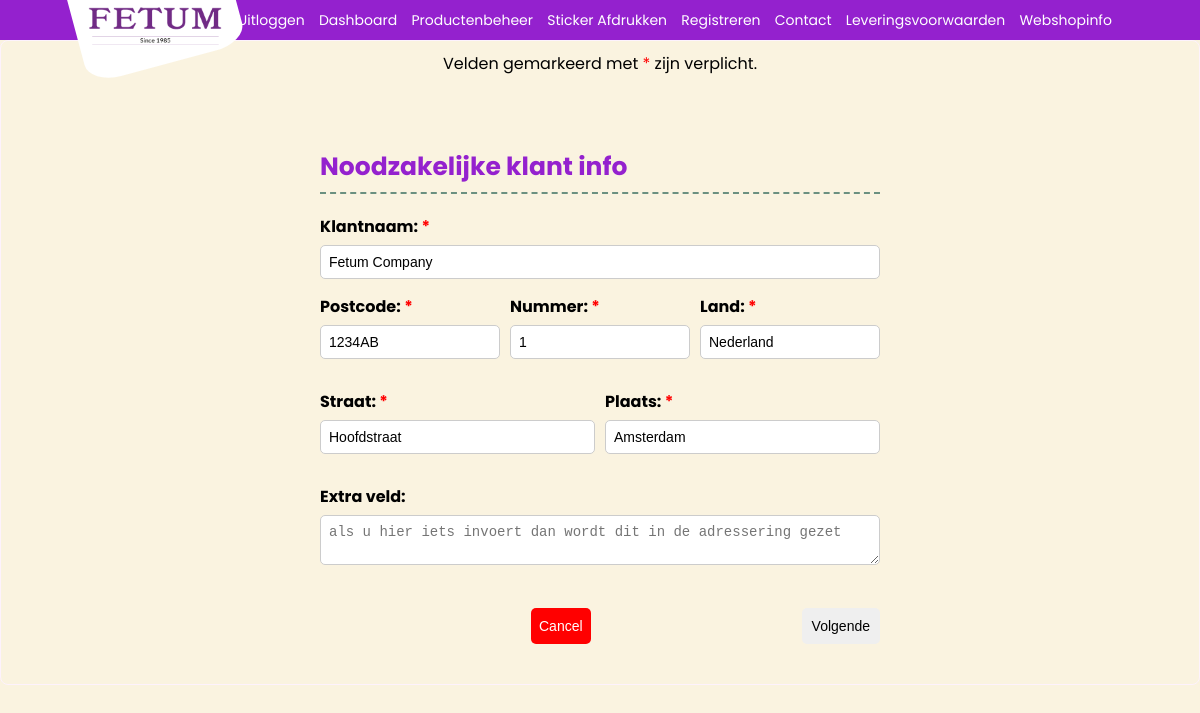
/klantForm.php?edit=1&klant_id=2 (signed in), run on the app's committed database.
### tables this page shows
CREATE TABLE `klanten` (
  `id` int NOT NULL,
  `naam` varchar(100) NOT NULL,
  `straat` varchar(100) NOT NULL,
  `nummer` varchar(20) NOT NULL,
  `postcode` varchar(20) NOT NULL,
  `plaats` varchar(100) NOT NULL,
  `extra_veld` text,
  `algemeen_telefoonnummer` varchar(20) DEFAULT NULL,
  `algemene_email` varchar(150) DEFAULT NULL,
  `website` varchar(255) DEFAULT NULL,
  `factuur_email` varchar(150) DEFAULT NULL,
  `factuur_extra_info` text,
  `factuur_straat` varchar(100) DEFAULT NULL,
  `factuur_nummer` varchar(20) DEFAULT NULL,
  `factuur_postcode` varchar(20) DEFAULT NULL,
  `factuur_plaats` varchar(100) DEFAULT NULL,
  `aflever_straat` varchar(100) DEFAULT NULL,
  `aflever_nummer` varchar(20) DEFAULT NULL,
  `aflever_postcode` varchar(20) DEFAULT NULL,
  `aflever_plaats` varchar(100) DEFAULT NULL,
  `aangemaakt_op` timestamp NULL DEFAULT CURRENT_TIMESTAMP,
  `land` varchar(50) NOT NULL DEFAULT 'Nederland'
);

### klantForm.php (the view, shortened to what this page needs)
<?php
$action = "registreer.php";
$klantData = [
    "naam" => "",
    "straat" => "",
    "nummer" => "",
    "postcode" => "",
    "plaats" => "",
    "land" => "Nederland",
    "extra_veld" => "",
    "voornaam" => "",
    "achternaam" => "",
    "geslacht" => "",
    "email" => "",
    "algemeen_telefoonnummer" => "",
    "algemene_email" => "",
    "website" => "",
    "factuur_email" => "",
    "factuur_extra_info" => "",
    "factuur_straat" => "",
    "factuur_nummer" => "",
    "factuur_postcode" => "",
    "factuur_plaats" => "",
    "aflever_straat" => "",
    "aflever_nummer" => "",
    "aflever_postcode" => "",
    "aflever_plaats" => ""
];
if (isset($_GET['edit']) && $_GET['edit'] == 1) {
    $action = "updateKlant.php";
    if (isset($_GET['klant_id'])) {
        $klant_id = $_GET['klant_id'];
    } elseif (isset($_SESSION['klant_id'])) {
        $klant_id = $_SESSION['klant_id'];
    }
    if (isset($klant_id)) {
        include_once __DIR__ . '/incs/dbConnect.php';
        try {
            $pdo = new PDO("mysql:host=$host;dbname=$dbname", $user, $password);
            $pdo->setAttribute(PDO::ATTR_ERRMODE, PDO::ERRMODE_EXCEPTION);
        } catch (PDOException $e) {
            die("Databaseverbinding mislukt: " . $e->getMessage());
        }
        $stmt = $pdo->prepare("SELECT * FROM klanten WHERE id = ?");
        $stmt->execute([$klant_id]);
        $data = $stmt->fetch(PDO::FETCH_ASSOC);
        if ($data) {
            $klantData = array_merge($klantData, $data);
        }
        $stmtUser = $pdo->prepare("SELECT * FROM users WHERE klant_id = ?");
        $stmtUser->execute([$klant_id]);
        $userData = $stmtUser->fetch(PDO::FETCH_ASSOC);
        if ($userData) {
            $klantData['voornaam'] = $userData['voornaam'] ?? '';
            $klantData['achternaam'] = $userData['achternaam'] ?? '';
            $klantData['geslacht'] = $userData['geslacht'] ?? '';
            $klantData['email'] = $userData['email'] ?? '';
        }
    }
}
include_once __DIR__ . '/incs/top.php';
?>
<!DOCTYPE html>
<html lang="nl">
<head>
</head>
<body>
    <?php include_once __DIR__ . '/incs/menu.php'; ?>
    <main>
        <p class="instructions">Velden gemarkeerd met <span class="required">*</span> zijn verplicht.</p>
        <form id="multiStepForm" class="registration-form" action="<?php echo $action; ?>" method="POST">
            <div class="form-step center-required active" id="step-1">
                <h3>Noodzakelijke klant info</h3>
                <label for="naam">Klantnaam: <span class="required">*</span></label>
                <input type="text" id="naam" name="naam" required value="<?php echo htmlspecialchars($klantData['naam'] ?? ''); ?>">
                <div class="adres-regel">
                    <div class="postcode">
                        <label for="postcode">Postcode: <span class="required">*</span></label>
                        <input type="text" id="postcode" name="postcode" required value="<?php echo htmlspecialchars($klantData['postcode'] ?? ''); ?>">
                    </div>
                    <div class="nummer">
                        <label for="nummer">Nummer: <span class="required">*</span></label>
                        <input type="text" id="nummer" name="nummer" required value="<?php echo htmlspecialchars($klantData['nummer'] ?? ''); ?>">
                    </div>
                    <div class="land">
                        <label for="land">Land: <span class="required">*</span></label>
                        <input type="text" id="land" name="land" required value="<?php echo htmlspecialchars($klantData['land'] ?? 'Nederland'); ?>">
                    </div>
                </div>
                <div class="adres-regel2">
                    <div class="straat">
                        <label for="straat">Straat: <span class="required">*</span></label>
                        <input type="text" id="straat" name="straat" required value="<?php echo htmlspecialchars($klantData['straat'] ?? ''); ?>">
                    </div>
                    <div class="plaats">
                        <label for="plaats">Plaats: <span class="required">*</span></label>
                        <input type="text" id="plaats" name="plaats" required value="<?php echo htmlspecialchars($klantData['plaats'] ?? ''); ?>">
                    </div>
                </div>
                <label for="extra_veld">Extra veld:</label>
                <textarea id="extra_veld" name="extra_veld" placeholder="als u hier iets invoert dan wordt dit in de adressering gezet"><?php echo htmlspecialchars($klantData['extra_veld'] ?? ''); ?></textarea>
                <div class="button-group">
                    <button type="button" class="cancelBtn">Cancel</button>
                    <button type="button" id="nextBtn1">Volgende</button>
                </div>
            </div>
        </form>
    </main>
</body>
</html>

### style.css (style rules this page uses)
:root { --geel: #F2C76E; --licht: #ffffff; --groen: #6b9080; --heeldonker: #3d5248; --rood: #D7594D; --paars: #9421ce; --lichtpaars: #B497D6; --heellichtpaars: #f3c3f5; --superlichtpaars: #fdf2fd; --oxfortblue: #05204A; --achtergrond: #F8F6F2; --oranje: #F5B06F; --accent:#ffffff; --lichtgroen: #bce046; --noglichtergroen:#daf18e; --roze:#ffb6c1 }
* { box-sizing: border-box; padding: 0; margin: 0; }
html { font-size: 62.5%; }
body { font-family: 'Poppins', sans-serif; font-size: 1.6rem; line-height: 2.6rem; max-width:100vw; width: 100vw; height: 100vh; position: relative; margin: 0 auto; overflow-X: hidden; background-color: #fcf1f5; background-color: #FAF3E0; }
main { width:1200px; margin: 5rem auto 0rem; }
main, .container { max-width: 1200px; margin: 0 auto; }
h1, h2, h3, h4 { font-family: "Poppins", sans-serif; line-height: 1.; padding: 0; margin: 0; }
h3 { font-size: 2.5rem; line-height: 1.6; }
p { display:block; margin-bottom: 6rem; margin-top: 1rem; }
label { display: block; font-weight: bold; margin-bottom: 5px; }
input[type="text"], input[type="email"], input[type="password"], input[type="number"], textarea { width: 100%; padding: 8px; border: 1px solid #ccc; border-radius: 5px; font-size: 14px; transition: border-color 0.3s; margin-bottom: 15px; }
button { width: auto; padding: 10px; border: none; font-size: 14px; border-radius: 5px; cursor: pointer; transition: background-color 0.3s; }

### klantForm.php (style rules this page uses)
form.registration-form { max-width: 600px; margin: 0 auto; background-color: transparent; padding: 2rem; border-radius: 8px; margin-bottom: 2rem; }
main { border: 1px solid var(--superlichtpaars); border-radius: 8px; }
form.registration-form h3 { border-bottom: 2px dashed var(--groen); padding-bottom: 5px; margin-top: 30px; margin-bottom: 20px; color: var(--paars); }
p.instructions { text-align: center; font-size: 1em; margin-bottom: 20px; }
.required { color: red; }
.adres-regel { display: flex; gap: 1rem; margin-bottom: 15px; }
.adres-regel .postcode { flex: 1; }
.adres-regel .nummer { flex: 1; }
.adres-regel .land { flex: 1; }
.adres-regel2 { display: flex; gap: 1rem; margin-bottom: 15px; }
.adres-regel2 .straat { flex: 1; }
.adres-regel2 .plaats { flex: 1; }
.button-group { display: flex; justify-content: space-between; margin-top: 20px; }
.cancelBtn { background-color: red; color: white; border: none; padding: 8px; border-radius: 5px; cursor: pointer; }
.form-step { display: none; }
.form-step.active { display: block; }

### data on the page
klanten: naam "Fetum Company", postcode "1234AB", nummer "1", land "Nederland", straat "Hoofdstraat", plaats "Amsterdam"
